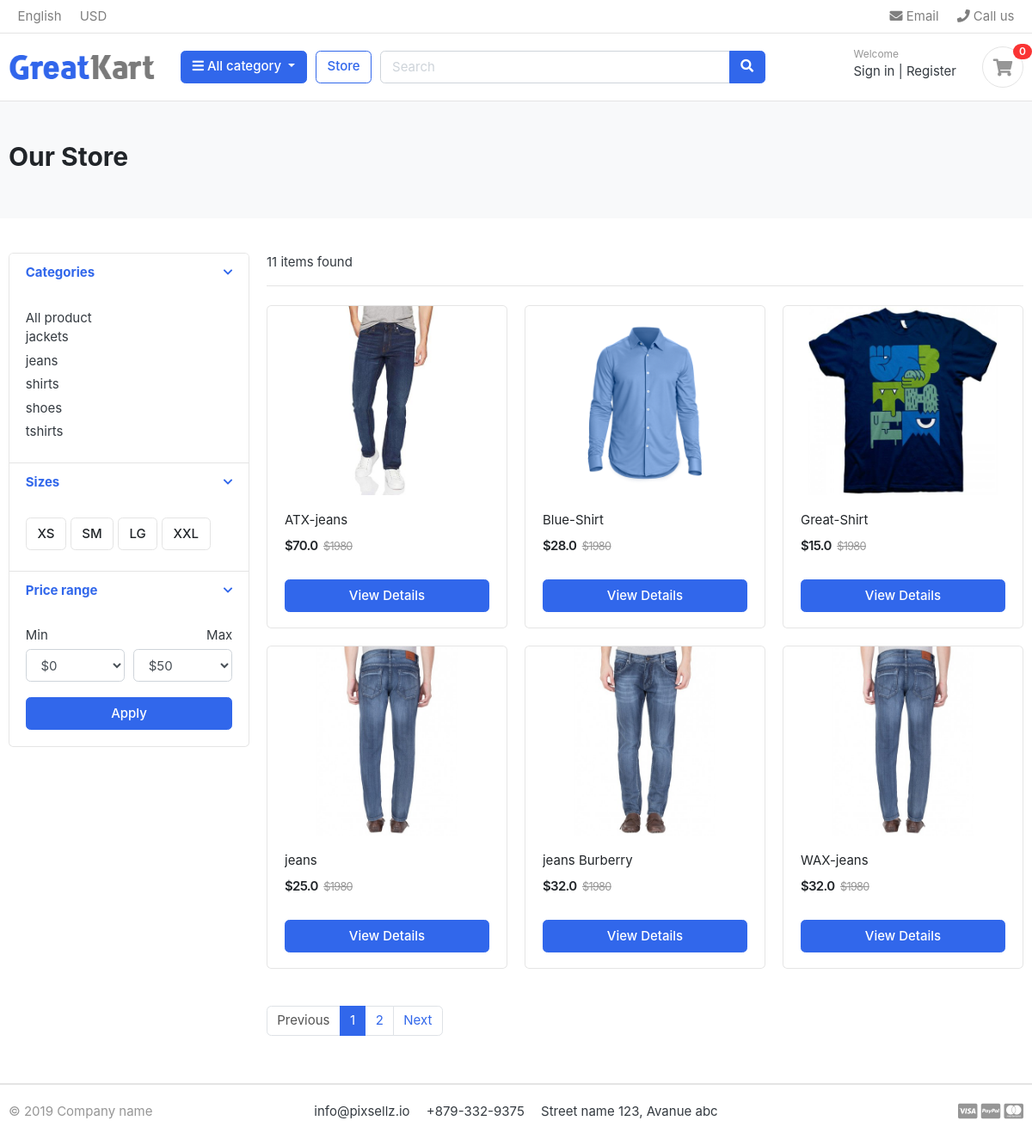
/store/, run on the app's committed database.
### store/models.py (models this page shows, shortened)
class Base(models.Model):
    date_add = models.DateTimeField(auto_now_add=True)
    date_update = models.DateTimeField(auto_now=True)
    status = models.BooleanField(default=True)
    class Meta:
        abstract=True

class Category(Base):
    category_name = models.CharField(max_length=128)
    slug = AutoSlugField(populate_from='category_name')
    picture = models.FileField(upload_to="picture_categorie")
    description = models.TextField(blank=True)
    class Meta:
        verbose_name = 'category'
        verbose_name_plural = 'categories'
    def get_url(self):
        return reverse('product_by_category', args=[self.slug])

class Product(Base):
    product_name = models.CharField(max_length=128)
    slug = AutoSlugField(populate_from= 'product_name')
    images = models.FileField(upload_to='images_product')
    price = models.FloatField()
    description = models.TextField(blank=True)
    stock = models.IntegerField()
    is_availaible = models.BooleanField(default=True)
    category = models.ForeignKey("Category", related_name='category_product', on_delete=models.CASCADE)
    class Meta:
        verbose_name = 'product'
        verbose_name_plural = 'products'
    def get_url(self):
        return reverse('product-detail', args=[self.slug])

### store/views.py (the view)
# urls.py: path('', include('store.urls')),
def store(request, category_slug=None,):
    categories = None
    products = None
    if category_slug != None:
        categories = get_object_or_404(Category, slug=category_slug)
        products = models.Product.objects.filter(category=categories, is_availaible=True).order_by('id')
        paginator = Paginator(products, 3)
        product_count = products.count()
        page_number = request.GET.get('page')
        page_obj = paginator.get_page(page_number)
    else:
        products = models.Product.objects.filter(is_availaible=True).all().order_by('id')
        paginator = Paginator(products, 6)
        product_count = products.count()
        page_number = request.GET.get('page')
        page_obj = paginator.get_page(page_number)
    return render(request, 'store.html', {'products': page_obj, 'product_count':product_count})

### cart/views.py (called while the page is built)
def _cart_id(request):
    cart = request.session.session_key
    if not cart:
        cart = request.session.create()
    return cart

### store/context_processors.py (called while the page is built)
def menu_link(request):
    links = Category.objects.all()
    return dict(links=links)

def cart_count(request):
    count=0
    try:
        cart = Cart.objects.get(cart_id=_cart_id(request))
        cart_items = CartItem.objects.all().filter(cart=cart, is_active=True)
        for cart_item in cart_items:
            count += cart_item.quantity
    except Cart.DoesNotExist:
        count=0
    return dict(count=count)

### templates/store.html (shortened to what this page needs)
{% extends 'base/base.html' %}
{% load static %}
{% block content %}
<section class="section-pagetop bg">
<div class="container">
	{% if 'search' in request.path%}
	<h2 class="title-page">Search Result</h2>
	{% else %}
	<h2 class="title-page">Our Store</h2>
	{% endif %}
</div>
</section>
<section class="section-content padding-y">
<div class="container">
<div class="row">
	<aside class="col-md-3">
<div class="card">
	<article class="filter-group">
		<header class="card-header">
			<a href="#" data-toggle="collapse" data-target="#collapse_1" aria-expanded="true" class="">
				<i class="icon-control fa fa-chevron-down"></i>
				<h6 class="title">Categories</h6>
			</a>
		</header>
		<div class="filter-content collapse show" id="collapse_1" style="">
			<div class="card-body">
				<ul class="list-menu">
				<a href="{% url 'store' %}">All product</a>
				{% for link in links  %}
				<li><a href="{{link.get_url}}">{{link.category_name}}</a></li>
				{% endfor %}
				</ul>
			</div>
		</div>
	</article>
	<article class="filter-group">
		<header class="card-header">
			<a href="#" data-toggle="collapse" data-target="#collapse_4" aria-expanded="true" class="">
				<i class="icon-control fa fa-chevron-down"></i>
				<h6 class="title">Sizes </h6>
			</a>
		</header>
		<div class="filter-content collapse show" id="collapse_4" style="">
			<div class="card-body">
			  <label class="checkbox-btn">
			    <span class="btn btn-light"> XS </span>
			  </label>
			  <label class="checkbox-btn">
			    <span class="btn btn-light"> SM </span>
			  </label>
			  <label class="checkbox-btn">
			    <span class="btn btn-light"> LG </span>
			  </label>
			  <label class="checkbox-btn">
			    <span class="btn btn-light"> XXL </span>
			  </label>
		</div>
		</div>
	</article>
	<article class="filter-group">
		<header class="card-header">
			<a href="#" data-toggle="collapse" data-target="#collapse_3" aria-expanded="true" class="">
				<i class="icon-control fa fa-chevron-down"></i>
				<h6 class="title">Price range </h6>
			</a>
		</header>
		<div class="filter-content collapse show" id="collapse_3" style="">
			<div class="card-body">
				<div class="form-row">
				<div class="form-group col-md-6">
				  <label>Min</label>
				  	<select class="mr-2 form-control">
						<option value="0">$0</option>
					</select>
				</div>
				<div class="form-group text-right col-md-6">
				  <label>Max</label>
				  	<select class="mr-2 form-control">
						<option value="50">$50</option>
					</select>
				</div>
				</div>
				<button class="btn btn-block btn-primary">Apply</button>
			</div>
		</div>
	</article>
</div>
	</aside>
	<main class="col-md-9">
{% if 'store' in request.path %}
<header class="border-bottom mb-4 pb-3">
		<div class="form-inline">
			<span class="mr-md-auto">{{product_count}} items found</span>
		</div>
</header>
{% endif %}
<div class="row">
{% if products %}
	{% for product  in products %}
	<div class="col-md-4">
		<figure class="card card-product-grid">
			<div class="img-wrap">
				<a href={{product.get_url}}><img src="{{product.images.url}}"></a>
			</div>
			<figcaption class="info-wrap">
				<div class="fix-height">
					<a href="{% url 'product-detail' product.slug %}" class="title">{{product.product_name}}</a>
					<div class="price-wrap mt-2">
						<span class="price">${{product.price}}</span>
						<del class="price-old">$1980</del>
					</div>
				</div>
				<a href="{{product.get_url}}" class="btn btn-block btn-primary">View Details</a>
			</figcaption>
		</figure>
	</div>
	{% endfor %}
{% else %}
	<div>
	<h2> No result found. please try again later. </h2>
	</div>
{% endif %}
</div>
<nav class="mt-4" aria-label="Page navigation sample">
  <ul class="pagination">
	{% if products.has_previous %}
    <li class="page-item "><a class="page-link" href="?page={{ products.previous_page_number }}">Previous</a></li>
	{% else %}
	<li class="page-item disabled"><a class="page-link" href="#">Previous</a></li>
	{% endif %}
	{% for i in products.paginator.page_range %}
		{% if products.number == i %}
    <li class="page-item active"><a class="page-link" href="#">{{i}}</a></li>
		{% else %}
	<li class="page-item"><a class="page-link" href="?page={{i}}">{{i}}</a></li>
		{% endif %}
	{% endfor %}
    {% if products.has_next %}
    <li class="page-item"><a class="page-link" href="?page={{ products.next_page_number }}">Next</a></li>
	{% else %}
	<li class="page-item disabled"><a class="page-link" href="#">Next</a></li>
	{% endif %}
  </ul>
</nav>
	</main>
</div>
</div>
</section>
{% endblock content %}

### static/css/ui.css (style rules this page uses)
html { font-family: "Inter", sans-serif; font-size: 15px; }
.img-wrap { text-align: center; display: block; }
.img-wrap img { max-width: 100%; }
.price-wrap { letter-spacing: -0.7px; }
.padding-y { padding-top: 40px; padding-bottom: 40px; }
figure { margin-bottom: 0; }
article:after, .form-group:after { display: block; clear: both; content: ""; }
.bg { background-color: #f8f9fa; }
.title-page { color: #212529; }
.btn-light { background-color: #fff; border-color: #e4e4e4; }
[class*=list-] li:after { visibility: hidden; display: block; content: ""; overflow: hidden; height: 0; clear: both; }
.list-menu { list-style: none; margin: 0; padding-left: 0; }
.list-menu li { margin-bottom: 5px; }
.list-menu a { color: #343a40; }
[class*=card-product] a.title { color: #212529; display: block; }
[class*=card-product] .img-wrap { overflow: hidden; position: relative; }
[class*=card-product] .img-wrap img { height: 100%; max-width: 100%; width: auto; display: inline-block; -o-object-fit: cover; object-fit: cover; }
.card-product-grid { margin-bottom: 20px; }
.card-product-grid .img-wrap { border-radius: 0.2rem 0.2rem 0 0; height: 220px; }
.card-product-grid .info-wrap { overflow: hidden; padding: 18px 20px; }
.card-product-grid .fix-height { height: 80px; overflow: hidden; }
.card .img-wrap { overflow: hidden; }
.price { font-weight: 600; color: #212529; }
.price-old { color: #969696; margin-left: 3px; font-size: 85%; }
.icon-control { margin-top: 5px; float: right; font-size: 80%; }
.card-header .title { margin-bottom: 0; line-height: 1.5; }
.filter-group { border-bottom: 1px solid #e4e4e4; }
.filter-group .card-header { border-bottom: 0; }
.filter-group:last-child { border-bottom: 0; }
.checkbox-btn { position: relative; }
.section-pagetop { padding: 45px 0; }

### data on the page
Category: category_name "jackets"
Category: category_name "jeans"
Category: category_name "shirts"
Category: category_name "shoes"
Category: category_name "tshirts"
Product: images (picture), product_name "ATX-jeans", price "70.0"
Product: images (picture), product_name "Blue-Shirt", price "28.0"
Product: images (picture), product_name "Great-Shirt", price "15.0"
Product: images (picture), product_name "jeans", price "25.0"
Product: images (picture), product_name "jeans Burberry", price "32.0"
Product: images (picture), product_name "WAX-jeans", price "32.0"

### other printed values
{{ count }} "0"
{{ product_count }} "11"
{{ i }} "1"
{{ i }} "2"
